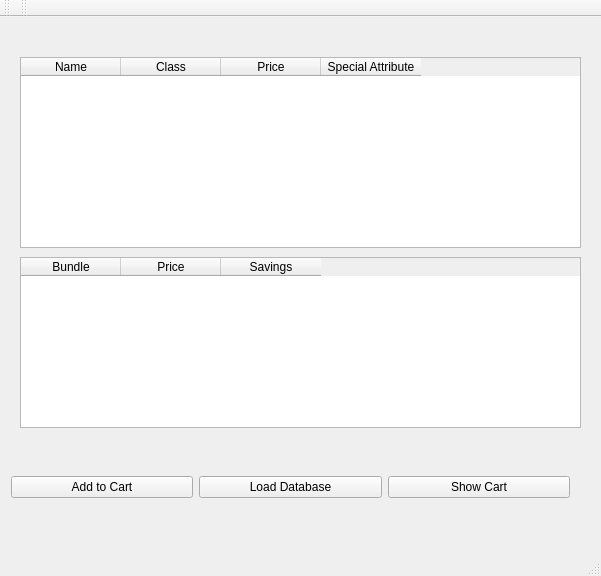
<?xml version="1.0" encoding="UTF-8"?>
<ui version="4.0">
 <class>MainWindow</class>
 <widget class="QMainWindow" name="MainWindow">
  <property name="geometry">
   <rect>
    <x>0</x>
    <y>0</y>
    <width>601</width>
    <height>576</height>
   </rect>
  </property>
  <property name="windowTitle">
   <string>MainWindow</string>
  </property>
  <widget class="QWidget" name="centralWidget">
   <widget class="QWidget" name="gridLayoutWidget">
    <property name="geometry">
     <rect>
      <x>0</x>
      <y>420</y>
      <width>581</width>
      <height>101</height>
     </rect>
    </property>
    <layout class="QGridLayout" name="gridLayout">
     <item row="1" column="0">
      <widget class="QPushButton" name="pushButton_2">
       <property name="text">
        <string>Add to Cart</string>
       </property>
      </widget>
     </item>
     <item row="1" column="1">
      <widget class="QPushButton" name="pushButton">
       <property name="text">
        <string>Load Database</string>
       </property>
      </widget>
     </item>
     <item row="1" column="2">
      <widget class="QPushButton" name="showCartButton">
       <property name="text">
        <string>Show Cart</string>
       </property>
      </widget>
     </item>
    </layout>
   </widget>
   <widget class="PetTable" name="tableWidget">
    <property name="geometry">
     <rect>
      <x>20</x>
      <y>40</y>
      <width>561</width>
      <height>191</height>
     </rect>
    </property>
    <column>
     <property name="text">
      <string>Name</string>
     </property>
    </column>
    <column>
     <property name="text">
      <string>Class</string>
     </property>
    </column>
    <column>
     <property name="text">
      <string>Price</string>
     </property>
    </column>
    <column>
     <property name="text">
      <string>Special Attribute</string>
     </property>
    </column>
   </widget>
   <widget class="BundleTable" name="tableWidget_2">
    <property name="geometry">
     <rect>
      <x>20</x>
      <y>240</y>
      <width>561</width>
      <height>171</height>
     </rect>
    </property>
    <column>
     <property name="text">
      <string>Bundle</string>
     </property>
    </column>
    <column>
     <property name="text">
      <string>Price</string>
     </property>
    </column>
    <column>
     <property name="text">
      <string>Savings</string>
     </property>
    </column>
   </widget>
  </widget>
  <widget class="QMenuBar" name="menuBar">
   <property name="geometry">
    <rect>
     <x>0</x>
     <y>0</y>
     <width>601</width>
     <height>21</height>
    </rect>
   </property>
  </widget>
  <widget class="QToolBar" name="mainToolBar">
   <attribute name="toolBarArea">
    <enum>TopToolBarArea</enum>
   </attribute>
   <attribute name="toolBarBreak">
    <bool>false</bool>
   </attribute>
  </widget>
  <widget class="QStatusBar" name="statusBar"/>
  <widget class="QToolBar" name="toolBar">
   <property name="windowTitle">
    <string>toolBar</string>
   </property>
   <attribute name="toolBarArea">
    <enum>TopToolBarArea</enum>
   </attribute>
   <attribute name="toolBarBreak">
    <bool>false</bool>
   </attribute>
  </widget>
 </widget>
 <layoutdefault spacing="6" margin="11"/>
 <customwidgets>
  <customwidget>
   <class>PetTable</class>
   <extends>QTableWidget</extends>
   <header>pettable.h</header>
  </customwidget>
  <customwidget>
   <class>BundleTable</class>
   <extends>QTableWidget</extends>
   <header>bundletable.h</header>
  </customwidget>
 </customwidgets>
 <resources/>
 <connections/>
</ui>
